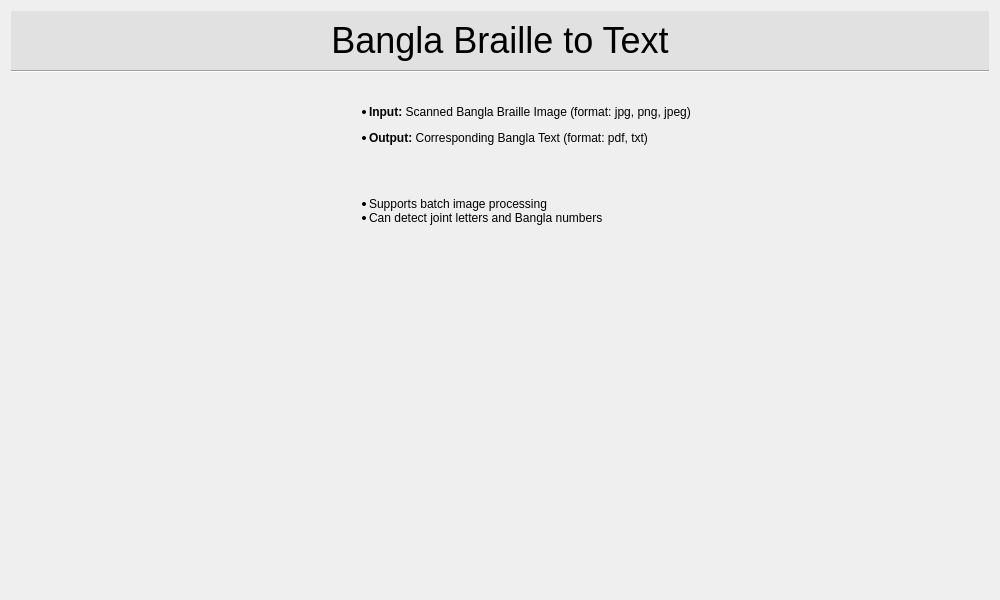
<?xml version="1.0" encoding="UTF-8"?>
<ui version="4.0">
 <class>FrontPage</class>
 <widget class="QDialog" name="FrontPage">
  <property name="geometry">
   <rect>
    <x>0</x>
    <y>0</y>
    <width>1000</width>
    <height>600</height>
   </rect>
  </property>
  <property name="windowTitle">
   <string>FrontPage</string>
  </property>
  <layout class="QVBoxLayout" name="verticalLayout_3">
   <item>
    <layout class="QVBoxLayout" name="verticalLayout">
     <property name="spacing">
      <number>0</number>
     </property>
     <item>
      <widget class="QWidget" name="topwidget" native="true">
       <property name="styleSheet">
        <string notr="true">background-color: #e1e1e1
</string>
       </property>
       <layout class="QHBoxLayout" name="horizontalLayout">
        <item>
         <widget class="QLabel" name="labelIIT">
          <property name="sizePolicy">
           <sizepolicy hsizetype="Fixed" vsizetype="Fixed">
            <horstretch>0</horstretch>
            <verstretch>0</verstretch>
           </sizepolicy>
          </property>
          <property name="text">
           <string/>
          </property>
          <property name="pixmap">
           <pixmap resource="../Resources.qrc">:/logo/iitLogo.jpg</pixmap>
          </property>
          <property name="scaledContents">
           <bool>false</bool>
          </property>
         </widget>
        </item>
        <item>
         <widget class="QLabel" name="labelSoftware">
          <property name="font">
           <font>
            <pointsize>27</pointsize>
           </font>
          </property>
          <property name="text">
           <string>Bangla Braille to Text</string>
          </property>
          <property name="alignment">
           <set>Qt::AlignCenter</set>
          </property>
          <property name="margin">
           <number>0</number>
          </property>
         </widget>
        </item>
        <item>
         <widget class="QLabel" name="labelICT">
          <property name="sizePolicy">
           <sizepolicy hsizetype="Fixed" vsizetype="Fixed">
            <horstretch>0</horstretch>
            <verstretch>0</verstretch>
           </sizepolicy>
          </property>
          <property name="text">
           <string/>
          </property>
          <property name="pixmap">
           <pixmap resource="../Resources.qrc">:/logo/ictLogo.jpg</pixmap>
          </property>
         </widget>
        </item>
       </layout>
      </widget>
     </item>
     <item>
      <widget class="Line" name="line">
       <property name="orientation">
        <enum>Qt::Horizontal</enum>
       </property>
      </widget>
     </item>
    </layout>
   </item>
   <item>
    <layout class="QHBoxLayout" name="horizontalLayout_2">
     <item>
      <spacer name="horizontalSpacer_2">
       <property name="orientation">
        <enum>Qt::Horizontal</enum>
       </property>
       <property name="sizeHint" stdset="0">
        <size>
         <width>40</width>
         <height>20</height>
        </size>
       </property>
      </spacer>
     </item>
     <item>
      <widget class="QLabel" name="labelProcess">
       <property name="sizePolicy">
        <sizepolicy hsizetype="Fixed" vsizetype="Fixed">
         <horstretch>0</horstretch>
         <verstretch>0</verstretch>
        </sizepolicy>
       </property>
       <property name="text">
        <string/>
       </property>
       <property name="pixmap">
        <pixmap resource="../Resources.qrc">:/logo/process.png</pixmap>
       </property>
      </widget>
     </item>
     <item>
      <spacer name="horizontalSpacer">
       <property name="orientation">
        <enum>Qt::Horizontal</enum>
       </property>
       <property name="sizeHint" stdset="0">
        <size>
         <width>40</width>
         <height>20</height>
        </size>
       </property>
      </spacer>
     </item>
    </layout>
   </item>
   <item>
    <layout class="QHBoxLayout" name="horizontalLayout_4">
     <item>
      <spacer name="horizontalSpacer_5">
       <property name="orientation">
        <enum>Qt::Horizontal</enum>
       </property>
       <property name="sizeHint" stdset="0">
        <size>
         <width>40</width>
         <height>20</height>
        </size>
       </property>
      </spacer>
     </item>
     <item>
      <widget class="QLabel" name="labelDescription_2">
       <property name="font">
        <font>
         <pointsize>9</pointsize>
        </font>
       </property>
       <property name="styleSheet">
        <string notr="true">text-align: right;</string>
       </property>
       <property name="text">
        <string>&lt;html&gt;&lt;head/&gt;&lt;body&gt;&lt;ul style=&quot;margin-top: 0px; margin-bottom: 0px; margin-left: 0px; margin-right: 0px; -qt-list-indent: 1;&quot;&gt;&lt;li style=&quot; margin-top:12px; margin-bottom:12px; margin-left:0px; margin-right:0px; -qt-block-indent:0; text-indent:0px;&quot;&gt;&lt;span style=&quot; font-weight:600;&quot;&gt;Input:&lt;/span&gt; Scanned Bangla Braille Image (format: jpg, png, jpeg)&lt;/li&gt;&lt;li style=&quot; margin-top:12px; margin-bottom:12px; margin-left:0px; margin-right:0px; -qt-block-indent:0; text-indent:0px;&quot;&gt;&lt;span style=&quot; font-weight:600;&quot;&gt;Output:&lt;/span&gt; Corresponding Bangla Text (format: pdf, txt)&lt;/li&gt;&lt;p&gt;&lt;br/&gt;&lt;/p&gt;&lt;li style=&quot; margin-top:0px; margin-bottom:0px; margin-left:0px; margin-right:0px; -qt-block-indent:0; text-indent:0px;&quot;&gt;Supports batch image processing&lt;/li&gt;&lt;li style=&quot; margin-top:0px; margin-bottom:12px; margin-left:0px; margin-right:0px; -qt-block-indent:0; text-indent:0px;&quot;&gt;Can detect joint letters and Bangla numbers &lt;/li&gt;&lt;/ul&gt;&lt;/body&gt;&lt;/html&gt;</string>
       </property>
       <property name="textFormat">
        <enum>Qt::AutoText</enum>
       </property>
       <property name="margin">
        <number>0</number>
       </property>
       <property name="indent">
        <number>20</number>
       </property>
      </widget>
     </item>
     <item>
      <spacer name="horizontalSpacer_6">
       <property name="orientation">
        <enum>Qt::Horizontal</enum>
       </property>
       <property name="sizeHint" stdset="0">
        <size>
         <width>40</width>
         <height>20</height>
        </size>
       </property>
      </spacer>
     </item>
    </layout>
   </item>
   <item>
    <widget class="QWidget" name="backgroundImage" native="true">
     <property name="sizePolicy">
      <sizepolicy hsizetype="Expanding" vsizetype="Preferred">
       <horstretch>0</horstretch>
       <verstretch>0</verstretch>
      </sizepolicy>
     </property>
     <property name="styleSheet">
      <string notr="true">background-image: url(:/logo/readingBackground.png);
background-repeat: no-repeat;
background-position: fill;</string>
     </property>
     <layout class="QVBoxLayout" name="verticalLayout_2">
      <item>
       <spacer name="verticalSpacer">
        <property name="orientation">
         <enum>Qt::Vertical</enum>
        </property>
        <property name="sizeType">
         <enum>QSizePolicy::Preferred</enum>
        </property>
        <property name="sizeHint" stdset="0">
         <size>
          <width>20</width>
          <height>40</height>
         </size>
        </property>
       </spacer>
      </item>
      <item>
       <layout class="QHBoxLayout" name="horizontalLayout_3">
        <item>
         <spacer name="horizontalSpacer_4">
          <property name="orientation">
           <enum>Qt::Horizontal</enum>
          </property>
          <property name="sizeHint" stdset="0">
           <size>
            <width>83</width>
            <height>83</height>
           </size>
          </property>
         </spacer>
        </item>
        <item>
         <widget class="StartLabel" name="labelStart">
          <property name="sizePolicy">
           <sizepolicy hsizetype="Fixed" vsizetype="Fixed">
            <horstretch>0</horstretch>
            <verstretch>0</verstretch>
           </sizepolicy>
          </property>
          <property name="styleSheet">
           <string notr="true">background-color: transparent;</string>
          </property>
          <property name="text">
           <string/>
          </property>
          <property name="pixmap">
           <pixmap resource="../Resources.qrc">:/logo/Start.png</pixmap>
          </property>
         </widget>
        </item>
        <item>
         <spacer name="horizontalSpacer_3">
          <property name="orientation">
           <enum>Qt::Horizontal</enum>
          </property>
          <property name="sizeHint" stdset="0">
           <size>
            <width>83</width>
            <height>83</height>
           </size>
          </property>
         </spacer>
        </item>
       </layout>
      </item>
      <item>
       <spacer name="verticalSpacer_2">
        <property name="orientation">
         <enum>Qt::Vertical</enum>
        </property>
        <property name="sizeType">
         <enum>QSizePolicy::Expanding</enum>
        </property>
        <property name="sizeHint" stdset="0">
         <size>
          <width>20</width>
          <height>79</height>
         </size>
        </property>
       </spacer>
      </item>
     </layout>
    </widget>
   </item>
  </layout>
 </widget>
 <customwidgets>
  <customwidget>
   <class>StartLabel</class>
   <extends>QLabel</extends>
   <header>startlabel.h</header>
  </customwidget>
 </customwidgets>
 <resources>
  <include location="../Resources.qrc"/>
 </resources>
 <connections/>
</ui>
